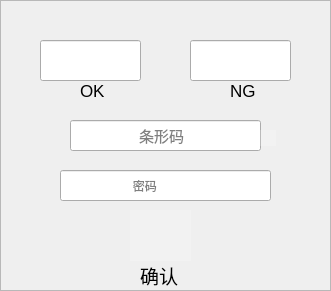
   <widget class="QFrame" name="frame_4">
    <property name="geometry">
     <rect>
      <x>440</x>
      <y>430</y>
      <width>331</width>
      <height>291</height>
     </rect>
    </property>
    <property name="styleSheet">
     <string notr="true">
QPushButton{
	font-size: 14px;/*字体大小*/
	color:GREEN;/*颜色*/
	background-color: rgb(255, 255, 255,50);/*背景颜色*/
	border-radius:40px;
	
}

QPushButton:hover{
}

QPushButton:pressed
{
	/*padding-left:3px;左边距*/
	padding-top:8px;/*上边距*/

}
QLabel{font-size:17px;
;
}</string>
    </property>
    <property name="frameShape">
     <enum>QFrame::StyledPanel</enum>
    </property>
    <property name="frameShadow">
     <enum>QFrame::Raised</enum>
    </property>
    <widget class="QLineEdit" name="lin_admin_password">
     <property name="geometry">
      <rect>
       <x>60</x>
       <y>170</y>
       <width>211</width>
       <height>31</height>
      </rect>
     </property>
     <property name="contextMenuPolicy">
      <enum>Qt::DefaultContextMenu</enum>
     </property>
     <property name="text">
      <string/>
     </property>
     <property name="echoMode">
      <enum>QLineEdit::Password</enum>
     </property>
     <property name="placeholderText">
      <string>                     密码</string>
     </property>
     <property name="clearButtonEnabled">
      <bool>true</bool>
     </property>
    </widget>
    <widget class="QPushButton" name="but_confirm_data">
     <property name="geometry">
      <rect>
       <x>130</x>
       <y>210</y>
       <width>61</width>
       <height>51</height>
      </rect>
     </property>
     <property name="text">
      <string/>
     </property>
     <property name="icon">
      <iconset resource="wire_images.qrc">
       <normaloff>:/images/confirm.png</normaloff>:/images/confirm.png</iconset>
     </property>
     <property name="iconSize">
      <size>
       <width>50</width>
       <height>50</height>
      </size>
     </property>
    </widget>
    <widget class="QLabel" name="label_11">
     <property name="geometry">
      <rect>
       <x>140</x>
       <y>260</y>
       <width>41</width>
       <height>31</height>
      </rect>
     </property>
     <property name="styleSheet">
      <string notr="true">QLabel{font-size:19px;}</string>
     </property>
     <property name="text">
      <string>确认</string>
     </property>
     <property name="buddy">
      <cstring>lin_admin_password</cstring>
     </property>
    </widget>
    <widget class="QLineEdit" name="lin_OK_Serson">
     <property name="enabled">
      <bool>true</bool>
     </property>
     <property name="geometry">
      <rect>
       <x>40</x>
       <y>40</y>
       <width>101</width>
       <height>41</height>
      </rect>
     </property>
     <property name="styleSheet">
      <string notr="true"/>
     </property>
     <property name="clearButtonEnabled">
      <bool>true</bool>
     </property>
    </widget>
    <widget class="QLabel" name="lab_okserson">
     <property name="geometry">
      <rect>
       <x>80</x>
       <y>80</y>
       <width>31</width>
       <height>21</height>
      </rect>
     </property>
     <property name="text">
      <string>OK</string>
     </property>
    </widget>
    <widget class="QLineEdit" name="lin_Ng_Serson">
     <property name="enabled">
      <bool>true</bool>
     </property>
     <property name="geometry">
      <rect>
       <x>190</x>
       <y>40</y>
       <width>101</width>
       <height>41</height>
      </rect>
     </property>
     <property name="styleSheet">
      <string notr="true"/>
     </property>
     <property name="clearButtonEnabled">
      <bool>true</bool>
     </property>
    </widget>
    <widget class="QLabel" name="lab_ngserson">
     <property name="geometry">
      <rect>
       <x>230</x>
       <y>80</y>
       <width>31</width>
       <height>21</height>
      </rect>
     </property>
     <property name="text">
      <string>NG</string>
     </property>
    </widget>
    <widget class="QLineEdit" name="lin_Thing_barcode">
     <property name="geometry">
      <rect>
       <x>70</x>
       <y>120</y>
       <width>191</width>
       <height>31</height>
      </rect>
     </property>
     <property name="font">
      <font>
       <family>微軟正黑體</family>
       <pointsize>-1</pointsize>
       <weight>50</weight>
       <italic>false</italic>
       <bold>false</bold>
      </font>
     </property>
     <property name="tabletTracking">
      <bool>false</bool>
     </property>
     <property name="styleSheet">
      <string notr="true">*{
font-size:15px;
color:black;
}</string>
     </property>
     <property name="text">
      <string/>
     </property>
     <property name="dragEnabled">
      <bool>true</bool>
     </property>
     <property name="placeholderText">
      <string>                 条形码</string>
     </property>
     <property name="clearButtonEnabled">
      <bool>true</bool>
     </property>
    </widget>
    <widget class="QPushButton" name="pushButton_3">
     <property name="geometry">
      <rect>
       <x>260</x>
       <y>130</y>
       <width>16</width>
       <height>16</height>
      </rect>
     </property>
     <property name="text">
      <string/>
     </property>
     <property name="shortcut">
      <string>Esc</string>
     </property>
    </widget>
   </widget>
